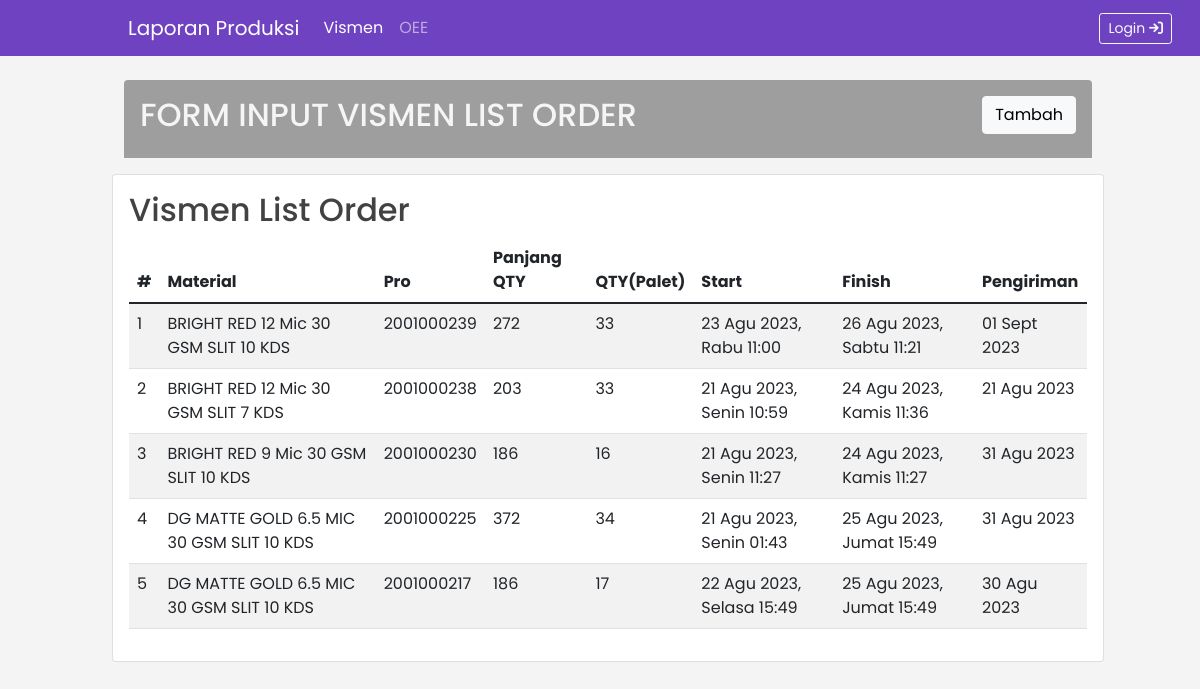
/landing/vismen, run on an earlier commit of the app's database.
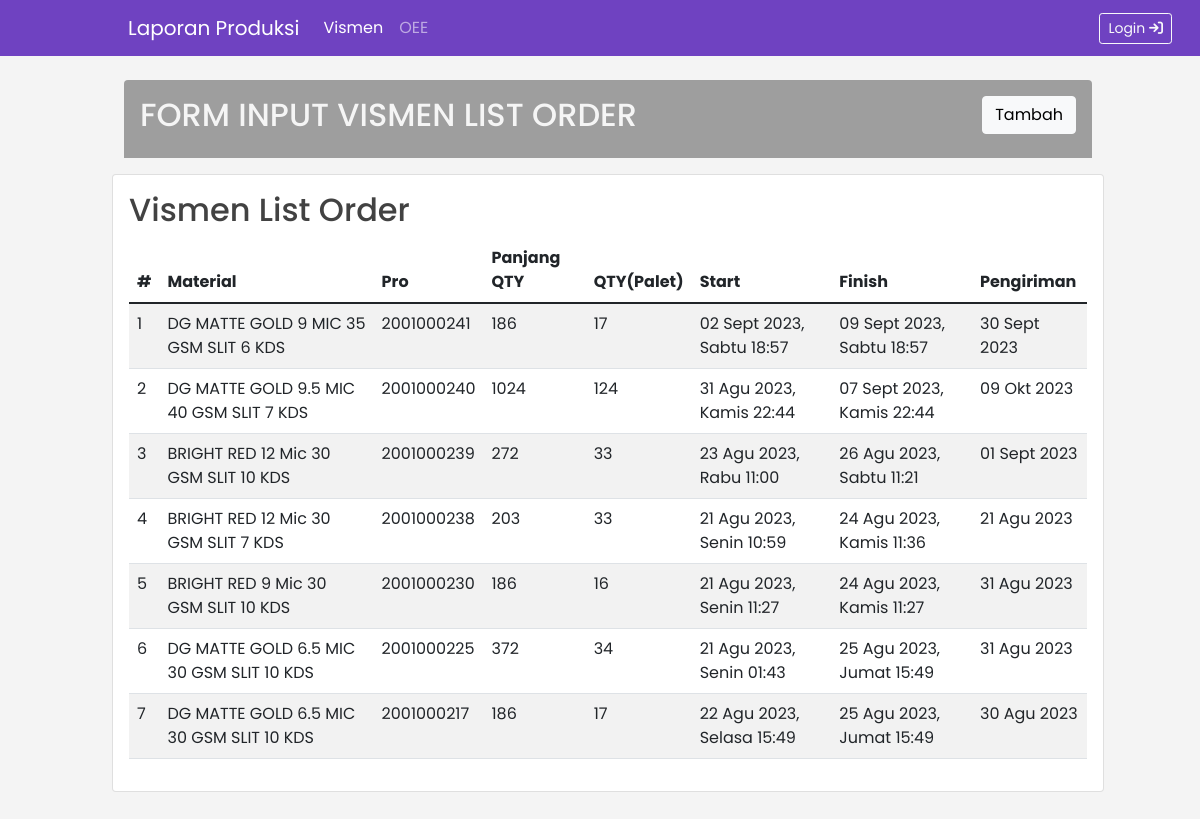
And on a later commit of the database.
### tables this page shows
CREATE TABLE `tb_vismen` (
  `id_product` int(27) NOT NULL,
  `nm_product` varchar(191) NOT NULL,
  `panjang_qty` varchar(27) NOT NULL,
  `qty_palet` int(11) NOT NULL,
  `mesin` varchar(30) NOT NULL,
  `material_numb` varchar(191) DEFAULT NULL,
  `customer` varchar(191) DEFAULT NULL,
  `start_produksi` datetime NOT NULL,
  `finish_produksi` datetime NOT NULL,
  `est_pengiriman` date NOT NULL
);

### app/core/Controller.php (called while the page is built, shortened)
<?php
class Controller
{
    public function view($view, $data = [])
    {
        require_once __DIR__ . '/../views/' . $view . '.php';
    }
    public function model($model)
    {
        return new $model;
    }
}

### app/controllers/Landing.php (called while the page is built, shortened)
<?php
class Landing extends Controller
{
    public function vismen()
    {
        $data = [
            'nav' => 'vismen',
            'judul' => 'Vismen',
            'product' => $this->model('Product_model')->getProduct(),
            'vismen' => $this->model('Vismen_model')->getVismen()
        ];
        $this->view('templates/landing_header', $data);
        $this->view('landing/vismen', $data);
        $this->view('templates/landing_footer');
    }
}

### app/core/App.php (called while the page is built, shortened)
<?php
class App
{
    protected $method = 'index';
    protected $params = [];
    public function __construct()
    {
        $url = $this->parseURL();
        if (!empty($url[0]) && file_exists(__DIR__ . '/../controllers/' . ucwords($url[0]) . '.php')) {
            unset($url[0]);
        }
        $this->controller = new $this->controller;
        if (isset($url[1])) {
            if (method_exists($this->controller, $url[1])) {
                $this->method = $url[1];
            }
        }
        call_user_func_array([$this->controller, $this->method], $this->params);
    }
    public function parseURL()
    {
        $uri = urldecode(
            parse_url($_SERVER['REQUEST_URI'], PHP_URL_PATH) ?? ''
        );
        if (isset($uri)) {
            $uri = ltrim(rtrim($uri, '/'), '/');
            $uri = filter_var($uri, FILTER_SANITIZE_URL);
            $uri = explode('/', $uri);
            return $uri;
        }
    }
}

### public/index.php (called while the page is built, shortened)
<?php
$app = new App;

### index.php (called while the page is built, shortened)
<?php
require_once __DIR__ . '/public/index.php';

### app/core/Database.php (called while the page is built, shortened)
<?php
class Database {
    private $host = DB_HOST;
    private $user = DB_USER;
    private $pass = DB_PASS;
    private $db_name = DB_NAME;
    private $dbh;
    private $stmt;
    public function __construct()
    {
         $dsn = 'mysql:host=' . $this->host . ';dbname=' . $this->db_name;
         $option = [
            PDO::ATTR_PERSISTENT => true,
            PDO::ATTR_ERRMODE => PDO::ERRMODE_EXCEPTION
         ];
         try{
             $this->dbh = new PDO($dsn, $this->user, $this->pass, $option);
         }catch(PDOException $e){
             die($e->getMessage());
         }
    }
    public function query($query)
    {
        $this->stmt = $this->dbh->prepare($query);
    }
    public function execute()
    {
        $this->stmt->execute();
    }
    public function resultSet()
    {
        $this->execute();
        return $this->stmt->fetchAll(PDO::FETCH_ASSOC);
    }
}

### app/models/Vismen_model.php (called while the page is built, shortened)
<?php
class Vismen_model
{
    private $db;
    public function __construct()
    {
        $this->db = new Database;
    }
    public function getVismen()
    {
        $this->db->query('SELECT * FROM tb_vismen ORDER BY id_product DESC');
        return $this->db->resultSet();
    }
}

### app/models/Product_model.php (called while the page is built, shortened)
<?php
class Product_model
{
    private $db;
    public function __construct()
    {
        $this->db = new Database;
    }
    public function getProduct()
    {
        $this->db->query('SELECT * FROM tb_product ORDER BY id_product DESC');
        return $this->db->resultSet();
    }
}

### app/helpers/Function_helper.php (called while the page is built, shortened)
<?php
function tgl_indo($tgl, $hr = false)
{
    $hari = getHari(date('N', strtotime($tgl)));
    $jam = substr($tgl, 11, 5);
    $tanggal = substr($tgl, 8, 2);
    $shortBulan = getShortBulan(substr($tgl, 5, 2));
    $tahun = substr($tgl, 0, 4);
    if ($hr) {
        return $tanggal . ' ' . $shortBulan . ' ' . $tahun . ', ' . $hari . ' ' . $jam;
    }
    return $tanggal . ' ' . $shortBulan . ' ' . $tahun;
}
function getBulan($bln)
{
    switch ($bln) {
        case 8:
            return "Agustus";
            break;
        case 9:
            return "September";
            break;
        case 10:
            return "Oktober";
            break;
    }
}
function getShortBulan($bln)
{
    switch ($bln) {
        case 8:
            return "Agu";
            break;
        case 9:
            return "Sept";
            break;
        case 10:
            return "Okt";
            break;
    }
}
function getHari($hr)
{
    switch ($hr) {
        case 1:
            return "Senin";
            break;
        case 2:
            return "Selasa";
            break;
        case 3:
            return "Rabu";
            break;
        case 4:
            return "Kamis";
            break;
        case 5:
            return "Jumat";
            break;
        case 6:
            return "Sabtu";
            break;
    }
}

### app/views/landing/vismen.php (the view, shortened to what this page needs)
<div class="main py-4">
    <div class="container">
        <div class="p-2 p-lg-3 bg-gray rounded-top ">
            <div class="row justify-content-between">
                <div class="col-8">
                    <h2 class="text-light">FORM INPUT VISMEN LIST ORDER</h2>
                </div>
                <div class="col-4 text-end">
                    <a href="/landing/tambah_vismen" type="button" class="btn btn-light tambah">Tambah</a>
                </div>
            </div>
        </div>
    </div>
    <div class="card my-3">
        <div class="card-body">
            <h2 class="card-title">Vismen List Order</h2>
            <table class="table table-striped table-hover">
                <thead>
                    <tr>
                        <th scope="col">#</th>
                        <th scope="col">Material</th>
                        <th scope="col">Pro</th>
                        <th scope="col">Panjang QTY</th>
                        <th scope="col">QTY(Palet)</th>
                        <th scope="col">Start</th>
                        <th scope="col">Finish</th>
                        <th scope="col">Pengiriman</th>
                    </tr>
                </thead>
                <tbody>
                    <?php $nomor = 1;
                    foreach ($data['vismen'] as $vs) : ?>
                        <tr>
                            <td><?= $nomor++; ?></td>
                            <td><?= $vs['nm_product']; ?></td>
                            <td><?= $vs['id_product']; ?></td>
                            <td><?= $vs['panjang_qty']; ?></td>
                            <td><?= $vs['qty_palet']; ?></td>
                            <td><?= tgl_indo($vs['start_produksi'], true); ?></td>
                            <td><?= tgl_indo($vs['finish_produksi'], true); ?></td>
                            <td><?= tgl_indo($vs['est_pengiriman']); ?></td>
                        </tr>
                    <?php endforeach; ?>
                </tbody>
            </table>
        </div>
    </div>
</div>

### app/views/templates/landing_header.php (shortened to what this page needs)
<!DOCTYPE html>
<html lang="en">
<head>
    <link rel="stylesheet" href="https://cdnjs.cloudflare.com/ajax/libs/font-awesome/6.4.2/css/all.min.css" />
    <link href="<?= BASEURL; ?>/assets/css/index.css" rel="stylesheet" />
    <link href="<?= BASEURL; ?>/assets/css/flatpickr.min.css" rel="stylesheet" />
</head>
<body>
    <nav class="navbar navbar-expand-lg navbar-dark bg-purple">
        <div class="container ms-7 ps-5">
            <a class="navbar-brand" href="<?php echo BASEURL; ?>/home">Laporan Produksi</a>
            <div class="collapse navbar-collapse" id="navbarNavAltMarkup">
                <ul class="navbar-nav me-auto mb-2 mb-lg-0">
                    <li class="nav-item">
                        <a class="nav-link <?php
                                            if ($data['nav'] == 'vismen') {
                                                echo 'active';
                                            }
                                            ?>" href="/landing/vismen">Vismen</a>
                    </li>
                    <li class="nav-item">
                        <a class="nav-link <?php
                                            if ($data['nav'] == 'oee') {
                                                echo 'active';
                                            }
                                            ?>" href="/landing/oee">OEE</a>
                    </li>
                </ul>
                <div class="d-flex">
                    <a class="me-3 btn btn-outline-light btn-sm" href="/auth/index">
                        Login
                        <i class="fa-solid fa-arrow-right-to-bracket"></i>
                    </a>
                </div>
            </div>
        </div>
    </nav>

### app/views/templates/landing_footer.php (shortened to what this page needs)
</body>
</html>

### public/assets/css/index.css (style rules this page uses)
:root { --bs-blue: #0d6efd; --bs-indigo: #6610f2; --bs-purple: #6f42c1; --bs-pink: #d63384; --bs-red: #dc3545; --bs-orange: #fd7e14; --bs-yellow: #ffc107; --bs-green: #198754; --bs-teal: #20c997; --bs-cyan: #0dcaf0; --bs-white: #fff; --bs-gray: #757575; --bs-gray-dark: #424242; --bs-gray-100: #f5f5f5; --bs-gray-200: #eeeeee; --bs-gray-300: #e0e0e0; --bs-gray-400: #bdbdbd; --bs-gray-500: #9e9e9e; --bs-gray-600: #757575; --bs-gray-700: #616161; --bs-gray-800: #424242; --bs-gray-900: #212121; --bs-primary: #6200ea; --bs-secondary: #9c27b0; --bs-success: #2e7d32; --bs-info: #26a69a; --bs-warning: #ffb300; --bs-danger: #d32f2f; --bs-light: #f5f5f5; --bs-dark: #212121; --bs-white: #fff; --bs-black: #000; --bs-gray: #9e9e9e; --bs-primary-rgb: 98, 0, 234; --bs-secondary-rgb: 156, 39, 176; --bs-success-rgb: 46, 125, 50; --bs-info-rgb: 38, 166, 154; --bs-warning-rgb: 255, 179, 0; --bs-danger-rgb: 211, 47, 47; --bs-light-rgb: 245, 245, 245; --bs-light-gray-rgb: 220,220,220; --bs-dark-rgb: 33, 33, 33; --bs-white-rgb: 255, 255, 255; --bs-black-rgb: 0, 0, 0; --bs-gray-rgb: 158, 158, 158; --bs-white-rgb: 255, 255, 255; --bs-black-rgb: 0, 0, 0; --bs-body-color-rgb: 66, 66, 66; --bs-body-bg-rgb: 255, 255, 255; --bs-font-sans-serif: "Roboto", system-ui, -apple-system, "Segoe UI", Roboto, "Helvetica Neue", Arial, "Noto Sans", "Liberation Sans", sans-serif, "Apple Color Emoji", "Segoe UI Emoji", "Segoe UI Symbol", "Noto Color Emoji"; --bs-font-monospace: "Roboto Mono", SFMono-Regular, Menlo, Monaco, Consolas, "Liberation Mono", "Courier New", monospace; --bs-gradient: linear-gradient(180deg, rgba(255, 255, 255, 0.15), rgba(255, 255, 255, 0)); --bs-body-font-family: var(--bs-font-sans-serif); --bs-body-font-size: 1rem; --bs-body-font-weight: 400; --bs-body-line-height: 1.5; --bs-body-color: #424242; --bs-body-bg: #fff; }
html, body { font-family: "Poppins"; font-style: normal; background-color: #f4f4f4; overflow-x: hidden; position: relative; }
.bg-purple { --bs-bg-opacity: 1; background-color: var(--bs-purple) !important; }
.bg-gray { --bs-bg-opacity: 1; background-color: rgba(var(--bs-gray-rgb), var(--bs-bg-opacity)) !important; }

### app/views/templates/landing_header.php (style rules this page uses)
.main { margin-left: 7em; margin-right: 6em; }
.ms-7 { margin-left: 5rem !important; }

What changed in the data, as far as the page shows it:
added tb_vismen: nm_product "DG MATTE GOLD 9 MIC 35 GSM SLIT 6 KDS", id_product "2001000241", panjang_qty "186", qty_palet "17", start_produksi "02 Sept 2023, Sabtu 18:57", finish_produksi "09 Sept 2023, Sabtu 18:57", est_pengiriman "30 Sept 2023"
added tb_vismen: nm_product "DG MATTE GOLD 9.5 MIC 40 GSM SLIT 7 KDS", id_product "2001000240", panjang_qty "1024", qty_palet "124", start_produksi "31 Agu 2023, Kamis 22:44", finish_produksi "07 Sept 2023, Kamis 22:44", est_pengiriman "09 Okt 2023"
